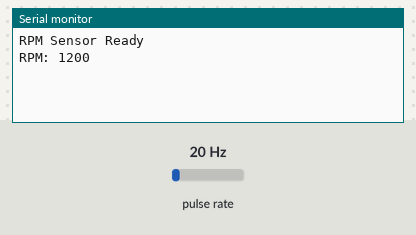
Recording of a sketch running on a simulated Arduino Uno, built with avr-gcc and run on an emulated ATmega328P. Parts: the last lines printed to the serial monitor. Wiring (inferred from the names in the program): pulse sensor: data pin 2. The inputs (shaded band) are chosen by the test bench; at power-on: pulse rate 20 Hz.

Above: at 1.2 s.
1.3 s: pulse rate (sensor on pin 2) set to 4 Hz
At 2.4 s:
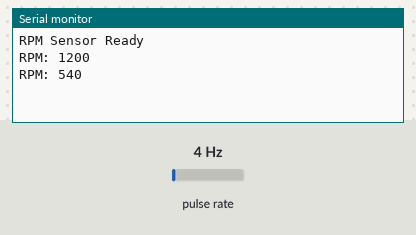
2.8 s: pulse rate (sensor on pin 2) set to 50 Hz
At 3.8 s:
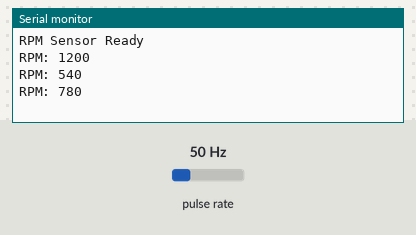
Timing chart, 0 to 5.8 s (numbered marks = the images above; inputs shaded):
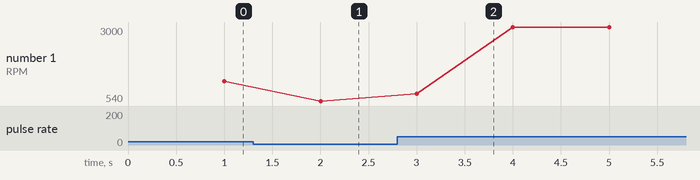

Measured:
- after the input at 1.3 s, the serial monitor: prints a new line after 0.70 s (image 1)
- after the input at 2.8 s, the serial monitor: prints a new line after 0.20 s (image 2)
- plotted number 1: 1200 → 540 after the input at 1.3 s, 540 → 3000 after the input at 2.8 s

The sketch:

RPM_Sensor.ino
```cpp
// Optimized RPM Sensor for EFI Lawn Mower Engine - Arduino Uno
// Hall effect sensor with interrupt-based measurement

const byte RPM_PIN = 2;             // Interrupt pin (2 or 3 on Uno)
const byte PULSES_PER_REV = 1;

volatile uint16_t pulseCount = 0;
uint32_t lastCalcTime = 0;
const uint16_t CALC_INTERVAL = 1000; // 1-second update interval
uint16_t currentRPM = 0;

void setup() {
  Serial.begin(115200);              // Faster baud rate
  pinMode(RPM_PIN, INPUT_PULLUP);
  attachInterrupt(digitalPinToInterrupt(RPM_PIN), countPulse, FALLING);
  Serial.println(F("RPM Sensor Ready")); // F() saves RAM
}

void loop() {
  uint32_t now = millis();

  if (now - lastCalcTime >= CALC_INTERVAL) {
    noInterrupts();
    uint16_t pulses = pulseCount;
    pulseCount = 0;
    interrupts();

    // Calculate RPM: (pulses * 60) / PULSES_PER_REV
    currentRPM = (pulses * 60UL) / PULSES_PER_REV;

    Serial.print(F("RPM: "));
    Serial.println(currentRPM);

    lastCalcTime = now;
  }

  // Engine stall detection
  if (now - lastCalcTime > 2000 && currentRPM > 0) {
    currentRPM = 0;
    Serial.println(F("Engine Stopped"));
  }
}

void countPulse() {
  pulseCount++;
}

uint16_t getRPM() {
  return currentRPM;
}
```
